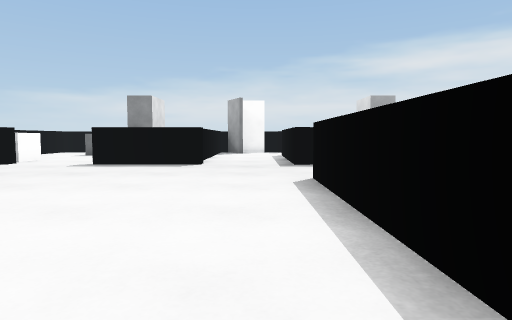
[1] (above)

19 first-person views from a walk through a Unity game level. The camera is 0.72 m above the floor, tilts 4° down and sees 75° across. The floor is counted in squares, 1 m on a side. Each view is taken from the middle of a square. On the plan, view 1 faces up. The plan holds only what a view shows up to about 10 squares ahead; the rest is blank. The place goes on beyond the plan. The player is left out.

[2]
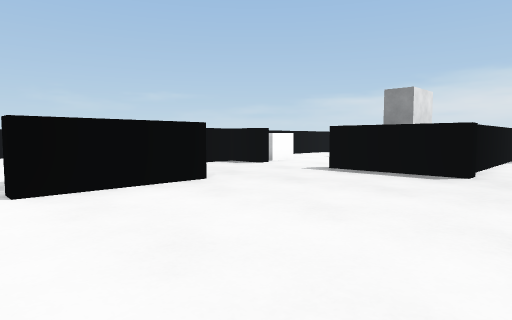

[3]
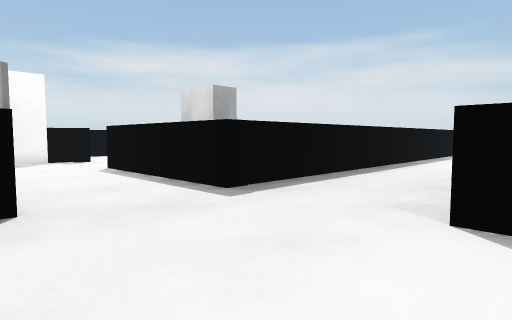

[4]
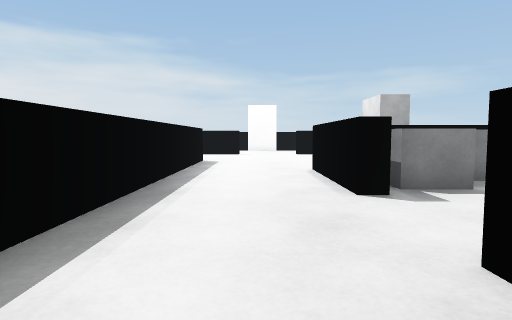

[5]
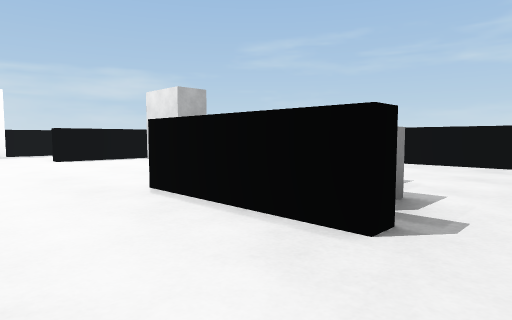

[6]
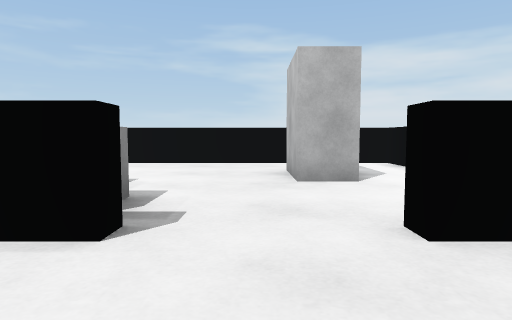

[7]
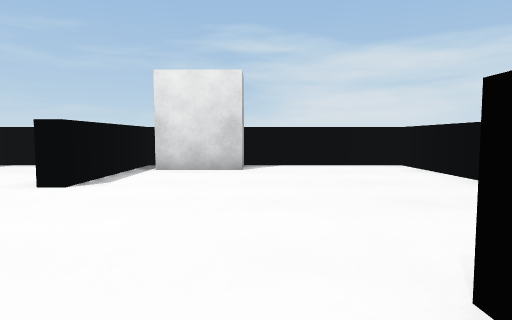

[8]
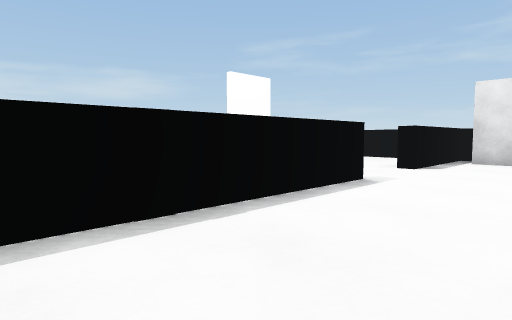

[9]
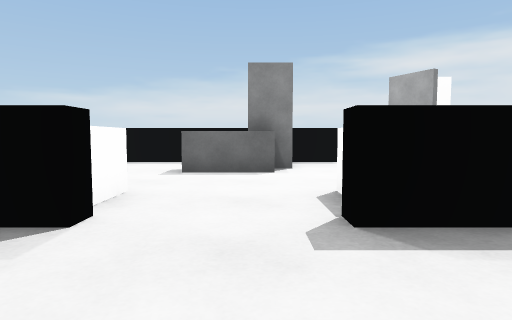

[10]
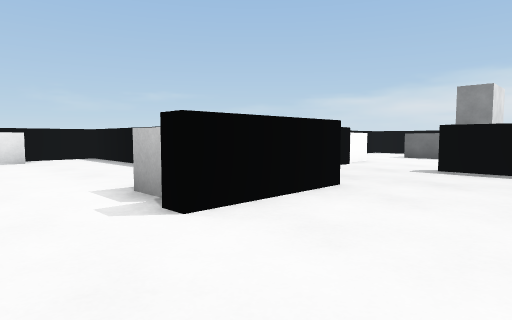

[11]
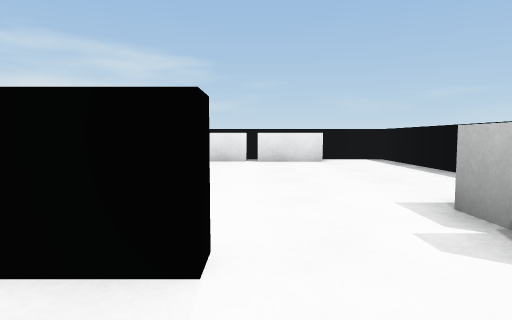

[12]
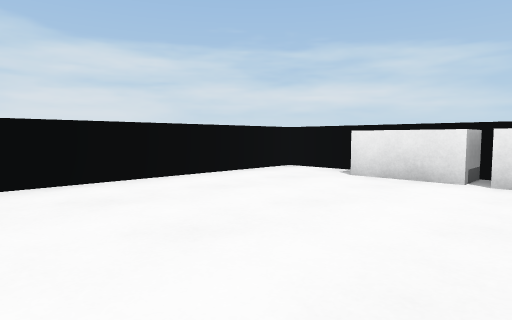

[13]
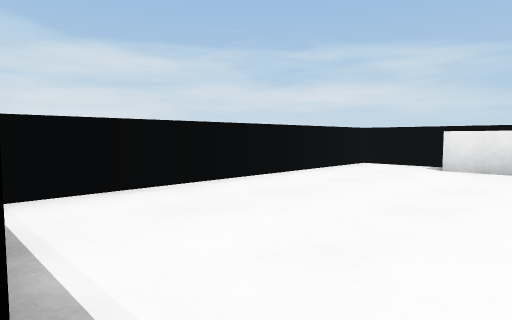

[14]
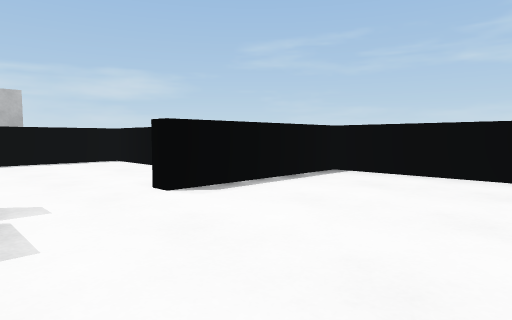

[15]
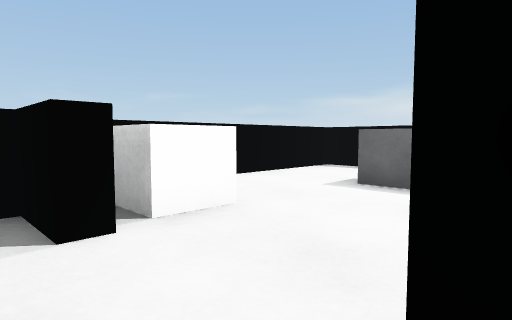

[16]
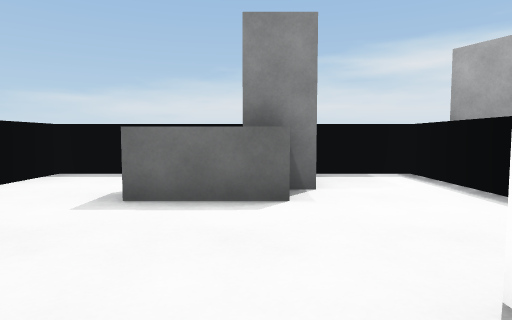

[17]
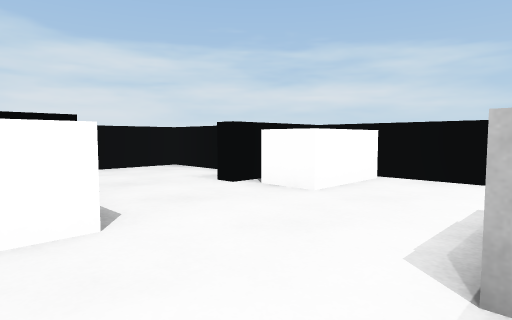

[18]
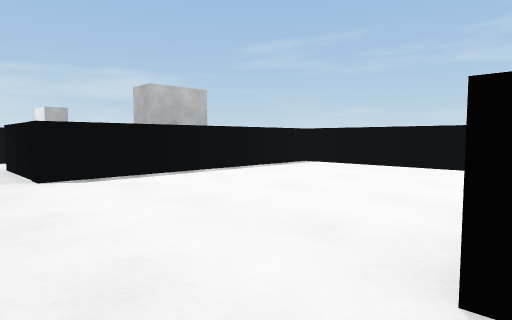

[19]
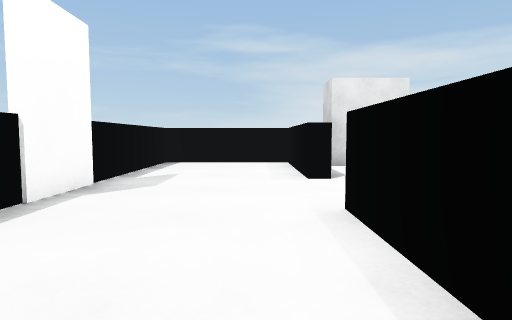

### Floor plan
Ten units are one square. View 1 is at (0, 0); x grows to the right and y downward. Boxes are objects, and circles mark ways between rooms. Rooms are numbered by the first view taken in them; rooms with no view inside come last. Other rooms are left out.
<svg viewBox="-141 -160 341 199">
<path fill="none" stroke="#000" d="M84 -57 94 -57M93 -46 93 -16 134 -16M89 -21 89 -42M14 0 14 11 22 11M-14 -91 -14 -86 -42 -86M41 11 85 11M120 -86 10 -86 10 -129M-16 -141 -16 -98M157 -76 157 -126M-32 11 10 11 10 -57 39 -57M157 -15 157 -54 161 -54M-65 -86 -76 -86 -76 -54 -46 -54 -46 -26M-82 -50 -130 -50M-136 -36 -136 34 -50 34 -50 -7 -46 -7M-65 -91 -65 -86M-42 -90 -35 -90M-20 -129 -20 -155 -88 -155 -88 -90 -69 -90M161 -54 161 -16 195 -16 195 -78"/>
<rect x="35" y="-25" width="10" height="20" fill="#bbb"><title>grey block</title></rect>
<rect x="65" y="-55" width="20" height="20" fill="#bbb"><title>grey block</title></rect>
<rect x="75" y="-35" width="10" height="10" fill="#bbb"><title>grey block</title></rect>
<rect x="135" y="-35" width="20" height="20" fill="#bbb"><title>grey block</title></rect>
<rect x="-135" y="-5" width="10" height="20" fill="#bbb"><title>grey block</title></rect>
<rect x="-135" y="-35" width="10" height="30" fill="#bbb"><title>grey block</title></rect>
<rect x="-65" y="-45" width="10" height="20" fill="#bbb"><title>grey block</title></rect>
<rect x="-85" y="-105" width="20" height="10" fill="#bbb"><title>white block</title></rect>
<rect x="-65" y="-145" width="20" height="20" fill="#bbb"><title>grey block</title></rect>
<rect x="-55" y="-155" width="20" height="20" fill="#bbb"><title>grey block</title></rect>
<rect x="-45" y="-105" width="20" height="10" fill="#bbb"><title>white block</title></rect>
<circle cx="-50" cy="-15" r="3" fill="#2a7"/>
<circle cx="-55" cy="-90" r="3" fill="#2a7"/>
<circle cx="160" cy="-65" r="3" fill="#2a7"/>
<text x="50" y="-60">1</text>
<text x="-90" y="-10">2</text>
<text x="-60" y="-120">3</text>
<text x="180" y="-70">4</text>
</svg>
Room 1 opens to room 2. Room 1 opens to room 3. Room 1 opens to room 4.

Where each view was taken, in squares from view 1:
view 1: 0 up, 0 right, facing up
view 2: 2 up, 0 right, facing up-left
view 3: 5 up, 2 left, facing up-right
view 4: 7 up, 2 right, facing right
view 5: 8 up, 5 right, facing down-right
view 6: 8 up, 5 right, facing down
view 7: 10 up, 13 right, facing down
view 8: 13 up, 13 right, facing down-right
view 9: 6 up, 5 left, facing up
view 10: 1 up, 2 left, facing up-left
view 11: 1 up, 3 left, facing left
view 12: 2 up, 7 left, facing down-left
view 13: 1 up, 5 left, facing down-left
view 14: 3 up, 9 left, facing down-right
view 15: 8 up, 4 left, facing up-left
view 16: 9 up, 5 left, facing up
view 17: 13 up, 3 left, facing down-left
view 18: 7 up, 5 left, facing down-right
view 19: 11 up, 17 right, facing down
